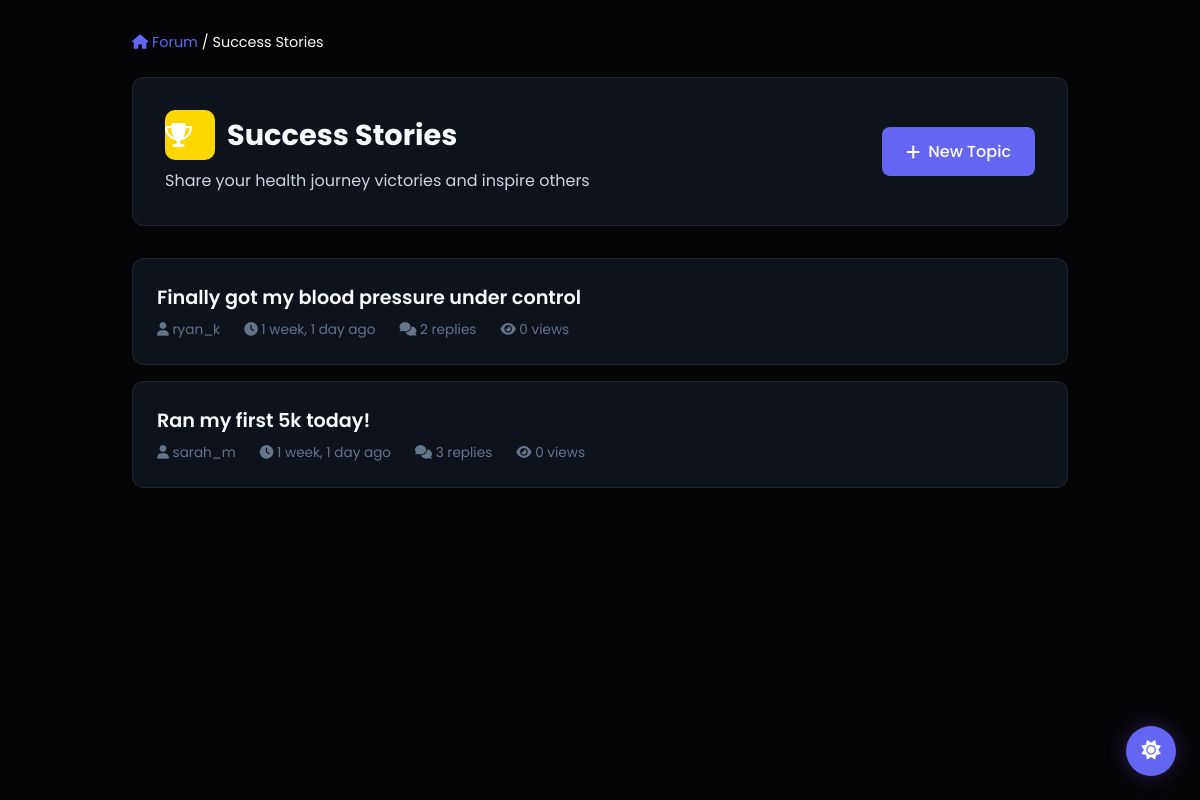
The page /community/category/6/ (signed in) on the database its author committed.
### community/models.py (models this page shows, shortened)
class ForumCategory(models.Model):
    name = models.CharField(max_length=100)
    description = models.TextField(blank=True)
    icon = models.CharField(max_length=50, default='fa-comments')  # FontAwesome icon class
    color = models.CharField(max_length=7, default='#3AAFA9')  # Hex color
    created_at = models.DateTimeField(auto_now_add=True)
    order = models.IntegerField(default=0)  # For custom ordering
    class Meta:
        verbose_name_plural = 'Forum Categories'
        ordering = ['order', 'name']

class ForumTopic(models.Model):
    id = models.UUIDField(primary_key=True, default=uuid.uuid4, editable=False)
    category = models.ForeignKey(ForumCategory, on_delete=models.CASCADE, related_name='topics')
    author = models.ForeignKey(User, on_delete=models.CASCADE, related_name='forum_topics')
    title = models.CharField(max_length=200)
    content = models.TextField()
    created_at = models.DateTimeField(auto_now_add=True)
    updated_at = models.DateTimeField(auto_now=True)
    is_pinned = models.BooleanField(default=False)  # Pinned topics appear first
    is_locked = models.BooleanField(default=False)  # Locked topics can't receive replies
    views = models.IntegerField(default=0)
    class Meta:
        ordering = ['-is_pinned', '-updated_at']

### accounts/models.py (models this page shows, shortened)
class CustomUser(AbstractUser, PermissionsMixin):
    email = models.EmailField(unique=True)
    USERNAME_FIELD = 'username'
    REQUIRED_FIELDS = ['email']

### community/views.py (the view)
# urls.py: path('category/<int:category_id>/', views.category_view, name='category_view'),
@login_required
def category_view(request, category_id):
    category = get_object_or_404(ForumCategory, id=category_id)
    topics = ForumTopic.objects.filter(category=category).select_related('author').annotate(
        reply_count=Count('replies')
    ).order_by('-is_pinned', '-updated_at')
    context = {
        'category': category,
        'topics': topics,
    }
    return render(request, 'community/category_view.html', context)

### templates/community/category_view.html (shortened to what this page needs)
{% load static %}
<!DOCTYPE html>
<html lang="en">
<head>
    <link rel="stylesheet" href="https://cdnjs.cloudflare.com/ajax/libs/font-awesome/6.5.0/css/all.min.css">
    <link rel="stylesheet" href="{% static 'health_assistant/css/dark-mode.css' %}">
</head>
<body>
    <div class="container">
        <div class="breadcrumb">
            <a href="{% url 'forum_home' %}"><i class="fas fa-home"></i> Forum</a> /
            <span>{{ category.name }}</span>
        </div>
        <div class="category-header">
            <div class="category-info">
                <h1>
                    <div class="category-icon" style="background: {{ category.color }};">
                        <i class="{{ category.icon }}"></i>
                    </div>
                    {{ category.name }}
                </h1>
                <p style="color: var(--text-secondary); margin-top: 0.5rem;">{{ category.description }}</p>
            </div>
            <a href="{% url 'create_topic' category.id %}" class="btn btn-primary">
                <i class="fas fa-plus"></i> New Topic
            </a>
        </div>
        <ul class="topics-list">
            {% for topic in topics %}
            <li class="topic-item">
                <div class="topic-title">
                    <a href="{% url 'topic_view' topic.id %}">{{ topic.title }}</a>
                </div>
                <div class="topic-meta">
                    <span><i class="fas fa-user"></i> {{ topic.author.username }}</span>
                    <span><i class="fas fa-clock"></i> {{ topic.created_at|timesince }} ago</span>
                    <span><i class="fas fa-comments"></i> {{ topic.reply_count }} replies</span>
                    <span><i class="fas fa-eye"></i> {{ topic.views }} views</span>
                </div>
            </li>
            {% endfor %}
        </ul>
    </div>
</body>
</html>

### case_companion/static/health_assistant/css/dark-mode.css (style rules this page uses)
:root { --bg-primary: #f8fafc; --bg-secondary: #ffffff; --bg-tertiary: #f1f5f9; --text-primary: #0f172a; --text-secondary: #475569; --text-tertiary: #94a3b8; --border-color: #e2e8f0; --accent-primary: #7c3aed; --accent-secondary: #4f46e5; --chat-user-bg: #4f46e5; --chat-bot-bg: #ffffff; --chat-user-text: #ffffff; --chat-bot-text: #1e293b; --sidebar-bg: #ffffff; --input-bg: #ffffff; --input-border: #cbd5e1; --button-bg: #f1f5f9; --button-text: #334155; --button-hover: #e2e8f0; --scrollbar-track: #f1f5f9; --scrollbar-thumb: #cbd5e1; --modal-bg: #ffffff; --modal-overlay: rgba(15, 23, 42, 0.4); }
[data-theme="dark"] { --bg-primary: #050507; --bg-secondary: #0e121b; --bg-tertiary: #18181b; --text-primary: #f8fafc; --text-secondary: #cbd5e1; --text-tertiary: #64748b; --border-color: rgba(255, 255, 255, 0.08); --accent-primary: #8b5cf6; --accent-secondary: #6366f1; --chat-user-bg: #6366f1; --chat-bot-bg: #1e293b; --chat-user-text: #ffffff; --chat-bot-text: #f1f5f9; --sidebar-bg: #0e121b; --input-bg: rgba(255, 255, 255, 0.03); --input-border: rgba(255, 255, 255, 0.1); --button-bg: rgba(255, 255, 255, 0.05); --button-text: #f8fafc; --button-hover: rgba(255, 255, 255, 0.1); --scrollbar-track: #050507; --scrollbar-thumb: #1e293b; --modal-bg: #0e121b; --modal-overlay: rgba(0, 0, 0, 0.8); }
body { background: var(--bg-primary); color: var(--text-primary); transition: background-color 0.3s ease, color 0.3s ease; }
* { transition: background-color 0.3s ease, color 0.3s ease, border-color 0.3s ease; }

### templates/community/category_view.html (style rules this page uses)
* { margin: 0; padding: 0; box-sizing: border-box; }
body { font-family: 'Poppins', sans-serif; background: var(--bg-primary); color: var(--text-primary); min-height: 100vh; }
.container { max-width: 1000px; margin: 0 auto; padding: 2rem; }
.breadcrumb { margin-bottom: 1.5rem; font-size: 0.9rem; }
.breadcrumb a { color: var(--accent-secondary); text-decoration: none; }
.category-header { background: var(--bg-secondary); border: 1px solid var(--border-color); border-radius: 12px; padding: 2rem; margin-bottom: 2rem; display: flex; justify-content: space-between; align-items: center; }
.category-info h1 { font-size: 1.8rem; margin-bottom: 0.5rem; display: flex; align-items: center; gap: 0.75rem; }
.category-icon { width: 50px; height: 50px; border-radius: 10px; display: flex; align-items: center; justify-center; font-size: 1.5rem; color: white; }
.btn { padding: 0.75rem 1.5rem; border-radius: 8px; border: none; cursor: pointer; font-weight: 500; transition: all 0.3s ease; text-decoration: none; display: inline-flex; align-items: center; gap: 0.5rem; }
.btn-primary { background: var(--accent-secondary); color: white; }
.topics-list { list-style: none; }
.topic-item { background: var(--bg-secondary); border: 1px solid var(--border-color); border-radius: 12px; padding: 1.5rem; margin-bottom: 1rem; transition: all 0.3s ease; }
.topic-title { font-size: 1.2rem; font-weight: 600; margin-bottom: 0.5rem; }
.topic-title a { color: var(--text-primary); text-decoration: none; }
.topic-meta { display: flex; gap: 1.5rem; font-size: 0.85rem; color: var(--text-tertiary); }

### rows shown on the page
ForumCategory: name "Success Stories", description "Share your health journey victories and inspire others"
ForumTopic: title "Finally got my blood pressure under control", author.username "ryan_k", created_at "1 week, 1 day", reply_count "2", views "0"
ForumTopic: title "Ran my first 5k today!", author.username "sarah_m", created_at "1 week, 1 day", reply_count "3", views "0"
